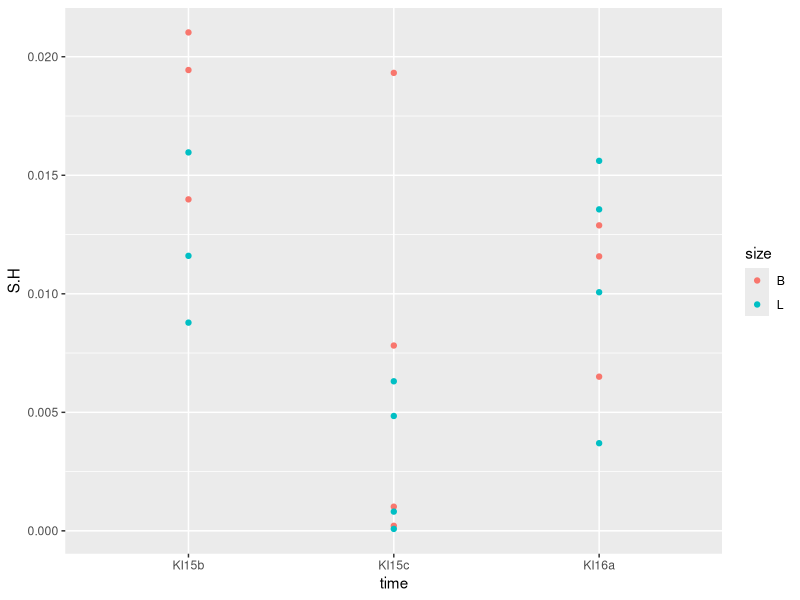

Reproduce this figure in R.
## ---- chunk 1
options(stringsAsFactors = FALSE)
library(reshape2)
library(tidyr)
df <- read.delim("CH_20171110_KIFMDTest_data.txt", skip=8)[, 1:7]
df <- df[!df$Well %in% c("A1", "A12", "H1", "H12"), ]
df <- df[!df$Sample.Name %in% c("NEC", "NTC", "+ KI14-FQ72)"), ]
df$CT <- as.numeric(as.character(df$Cт))
df <- droplevels(df)
df <- separate(df, Sample.Name, into=c("time", "sample", "size"), fill="right")
res <- dcast(df, time + sample + size ~ Target.Name, value.var = "CT", fun.aggregate=mean)
colnames(res)[6] <- "H"
res$C.H <- 2^(res$H - res$C)
res$D.H <- 2^(res$H - res$D)
res$S.H <- apply(res[, c("C.H", "D.H")], 1, sum, na.rm=T)
print(res, digits=3)
ggplot2::qplot(time, S.H, data=res, colour=size)
